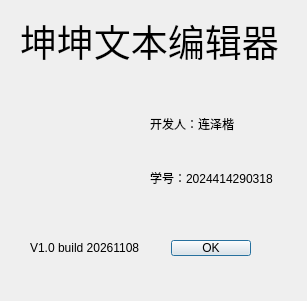
<?xml version="1.0" encoding="UTF-8"?>
<ui version="4.0">
 <class>AboutDialog</class>
 <widget class="QDialog" name="AboutDialog">
  <property name="geometry">
   <rect>
    <x>0</x>
    <y>0</y>
    <width>307</width>
    <height>301</height>
   </rect>
  </property>
  <property name="windowTitle">
   <string>Dialog</string>
  </property>
  <widget class="QDialogButtonBox" name="buttonBox">
   <property name="geometry">
    <rect>
     <x>30</x>
     <y>240</y>
     <width>221</width>
     <height>16</height>
    </rect>
   </property>
   <property name="orientation">
    <enum>Qt::Orientation::Horizontal</enum>
   </property>
   <property name="standardButtons">
    <set>QDialogButtonBox::StandardButton::Ok</set>
   </property>
  </widget>
  <widget class="QLabel" name="label">
   <property name="geometry">
    <rect>
     <x>20</x>
     <y>20</y>
     <width>281</width>
     <height>41</height>
    </rect>
   </property>
   <property name="font">
    <font>
     <pointsize>28</pointsize>
    </font>
   </property>
   <property name="text">
    <string>坤坤文本编辑器</string>
   </property>
  </widget>
  <widget class="QLabel" name="label_4">
   <property name="geometry">
    <rect>
     <x>30</x>
     <y>80</y>
     <width>111</width>
     <height>131</height>
    </rect>
   </property>
   <property name="styleSheet">
    <string notr="true">border-image: url(:/img/R-C.jpg);</string>
   </property>
   <property name="text">
    <string/>
   </property>
  </widget>
  <widget class="QLabel" name="label_5">
   <property name="geometry">
    <rect>
     <x>30</x>
     <y>240</y>
     <width>121</width>
     <height>16</height>
    </rect>
   </property>
   <property name="text">
    <string>V1.0 build 20261108</string>
   </property>
  </widget>
  <widget class="QWidget" name="">
   <property name="geometry">
    <rect>
     <x>150</x>
     <y>100</y>
     <width>141</width>
     <height>101</height>
    </rect>
   </property>
   <layout class="QVBoxLayout" name="verticalLayout">
    <item>
     <widget class="QLabel" name="label_2">
      <property name="text">
       <string>开发人：连泽楷</string>
      </property>
     </widget>
    </item>
    <item>
     <widget class="QLabel" name="label_3">
      <property name="text">
       <string>学号：2024414290318</string>
      </property>
     </widget>
    </item>
   </layout>
  </widget>
 </widget>
 <resources/>
 <connections>
  <connection>
   <sender>buttonBox</sender>
   <signal>accepted()</signal>
   <receiver>AboutDialog</receiver>
   <slot>accept()</slot>
   <hints>
    <hint type="sourcelabel">
     <x>248</x>
     <y>254</y>
    </hint>
    <hint type="destinationlabel">
     <x>157</x>
     <y>274</y>
    </hint>
   </hints>
  </connection>
  <connection>
   <sender>buttonBox</sender>
   <signal>rejected()</signal>
   <receiver>AboutDialog</receiver>
   <slot>reject()</slot>
   <hints>
    <hint type="sourcelabel">
     <x>316</x>
     <y>260</y>
    </hint>
    <hint type="destinationlabel">
     <x>286</x>
     <y>274</y>
    </hint>
   </hints>
  </connection>
 </connections>
</ui>
